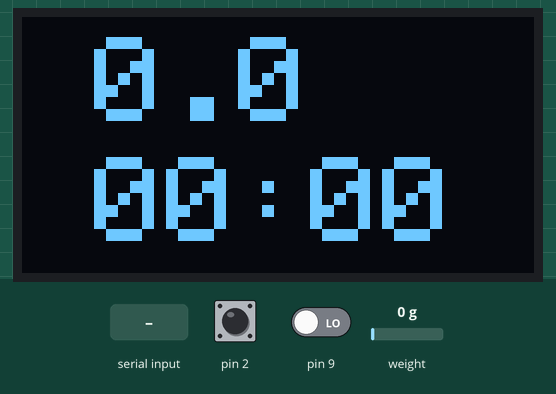
The program below on a simulated Arduino Nano, built with avr-gcc and run on an emulated ATmega328P. On the bench: 128×64 one-colour display. The test bench sets the inputs (shaded band); at power-on: weight on the scale 0 g, pin 2 HIGH, pin 9 LOW. What the program prints to the serial monitor is not drawn.

Above: at 2.2 s.
2.3 s: weight on the scale set to 100 g
At 3.7 s:
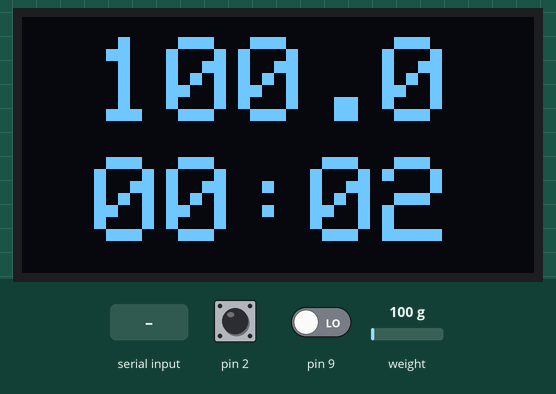
3.8 s: pin 2 pulled LOW for 0.15 s
At 6.1 s:
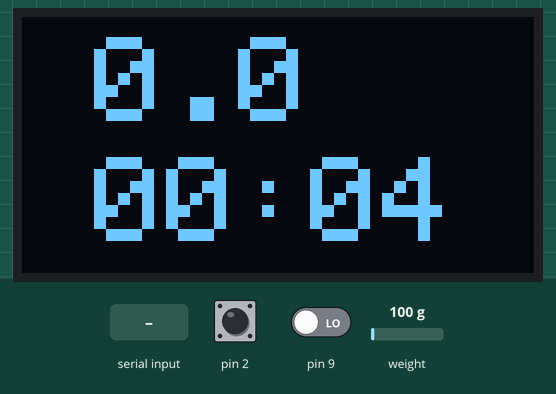
6.5 s: weight on the scale set to 1250 g
At 7.9 s:
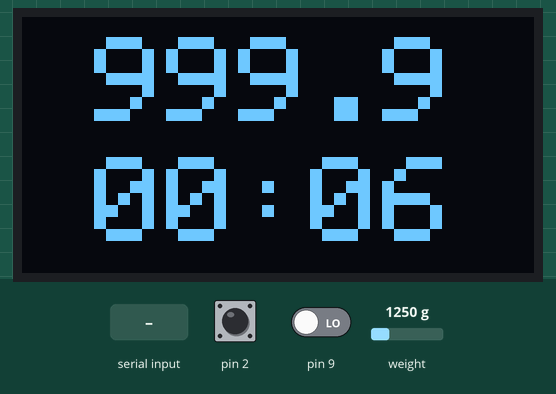
8.1 s: "t" received over Serial
At 11.1 s:
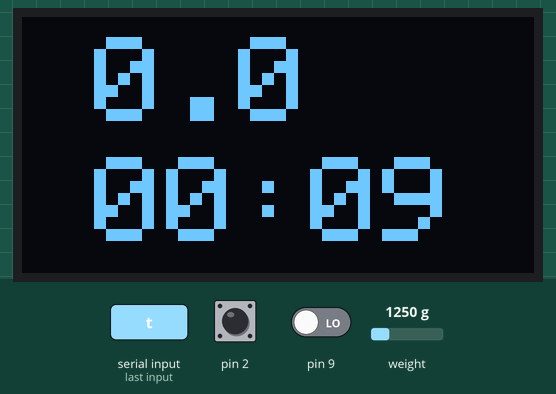
14.7 s: weight on the scale set to 2500 g
At 16.2 s:
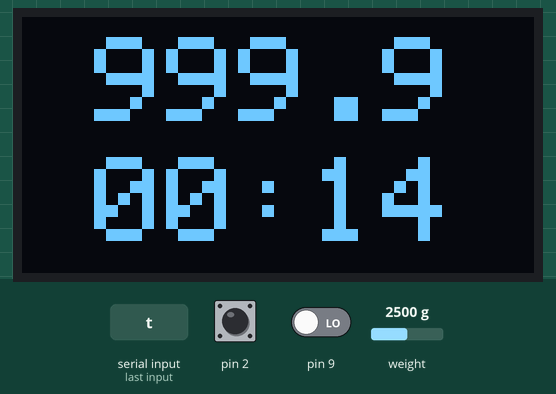
Timing chart, 0 to 17.3 s (numbered marks = the images above; inputs shaded):
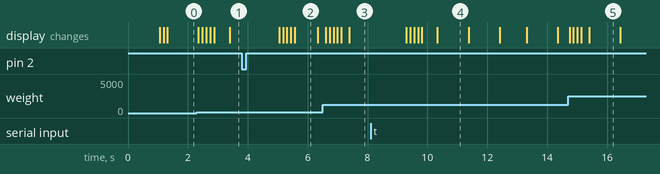

Measured:
- after the input at 6.5 s, the display: first changes after 0.10 s (image 3 shows a later state)
- what the display in image 2 shows lasts 0.7 s, from 5.6 s to 6.3 s
- what the display in image 4 shows lasts 1.1 s, from 10.3 s to 11.4 s

The program:

main.cpp
```cpp
#include <Arduino.h>

/*
 Example using the SparkFun HX711 breakout board with a scale
 By: Nathan Seidle
 SparkFun Electronics
 Date: November 19th, 2014
 License: This code is public domain but you buy me a beer if you use this and we meet someday (Beerware license).

 This is the calibration sketch. Use it to determine the calibration_factor that the main example uses. It also
 outputs the zero_factor useful for projects that have a permanent mass on the scale in between power cycles.

 Setup your scale and start the sketch WITHOUT a weight on the scale
 Once readings are displayed place the weight on the scale
 Press +/- or a/z to adjust the calibration_factor until the output readings match the known weight
 Use this calibration_factor on the example sketch

 This example assumes pounds (lbs). If you prefer kilograms, change the Serial.print(" lbs"); line to kg. The
 calibration factor will be significantly different but it will be linearly related to lbs (1 lbs = 0.453592 kg).

 Your calibration factor may be very positive or very negative. It all depends on the setup of your scale system
 and the direction the sensors deflect from zero state
 This example code uses bogde's excellent library:"https://github.com/bogde/HX711"
 bogde's library is released under a GNU GENERAL PUBLIC LICENSE
 Arduino pin 2 -> HX711 CLK
 3 -> DOUT
 5V -> VCC
 GND -> GND

 Most any pin on the Arduino Uno will be compatible with DOUT/CLK.

 The HX711 board can be powered from 2.7V to 5V so the Arduino 5V power should be fine.

*/

#include "HX711.h"
#include <Adafruit_GFX.h>
#include <Adafruit_SSD1306.h>
#include <limits.h>
#include <deque>
#include "display.h"
// #include "button.h"

#define HX711_DOUT_PIN  6
#define HX711_SCK_PIN  5

#define AVG_FILTER_SIZE 5

HX711 scale;
Scale_SSD1306 ssd1306(SCREEN_WIDTH, SCREEN_HEIGHT, &Wire, -1);

struct button_t{
	bool prev;
	int pin;
};
button_t button_tare{
	HIGH,
	2
};
button_t button_timer{
	HIGH,
	9
};

unsigned long timer_start_millis = ULONG_MAX;

float calibration_factor = 837.00;
std::deque<float> gram_vals_for_avg;

void setup_scale(){
	scale.begin(HX711_DOUT_PIN, HX711_SCK_PIN);
	scale.set_scale();
	scale.tare();
}

void setup() {
	Serial.begin(9600);
	Serial.println("Press + or a to increase calibration factor");
	Serial.println("Press - or z to decrease calibration factor");

	setup_scale();
	ssd1306.setup();
	pinMode(INPUT_PULLUP,button_tare.pin);
	pinMode(INPUT,button_timer.pin);
}

void manual_calibration_serial_input(){
	if(Serial.available()){
		char temp = Serial.read();
		Serial.print("Reading char: ");
		Serial.println(temp);

		if(temp == '+' || temp == 'a')
			calibration_factor += 1;
		else if(temp == '-' || temp == 'z')
			calibration_factor -= 1;
		else if(temp == 't')
		scale.tare();
	}

	scale.set_scale(calibration_factor);
}

float get_avg_filter_value(){
	float sum = 0.0;
	for (int i = 0; i < gram_vals_for_avg.size(); i++){
		sum+=gram_vals_for_avg[i];
	}
	return sum/gram_vals_for_avg.size();
}

void detect_clicks(){
	unsigned long curr_millis = millis();

	bool button_tare_val = digitalRead(button_tare.pin);
	Serial.print("Tare val: ");
	Serial.println(button_tare_val);
	if (button_tare.prev == HIGH && button_tare_val == LOW){
		Serial.println("Taring");
		scale.tare();
		button_tare.prev = false;
	}
	button_tare.prev = button_tare_val;

	bool button_timer_val = digitalRead(button_timer.pin);
	Serial.print("Timer val: ");
	Serial.println(button_timer_val);
	if(button_timer.prev == HIGH && button_timer_val == LOW){
		Serial.println("Zeroing timer");
		timer_start_millis = millis();
		button_timer.prev = false;
	}
	button_timer.prev = button_timer_val;
}

void loop() {
	float grams = scale.get_units();
	Serial.print("Reading: ");
	Serial.print(grams, 3);
	Serial.print(" g"); //Change this to kg and re-adjust the calibration factor if you follow SI units like a sane person
	Serial.print(" calibration_factor: ");
	Serial.print(calibration_factor);
	Serial.println();

	gram_vals_for_avg.push_front(grams);
	if (gram_vals_for_avg.size() > AVG_FILTER_SIZE){
		gram_vals_for_avg.pop_back();
	}

	ssd1306.display_grams(get_avg_filter_value());
	ssd1306.display_time(timer_start_millis);

	detect_clicks();

	manual_calibration_serial_input();
}
```

button.cpp
```cpp

```

display.cpp
```cpp
#include "display.h"

void Scale_SSD1306::setup(){
	if(!this->begin(SSD1306_SWITCHCAPVCC, 0x3C)) {
		Serial.println(F("SSD1306 allocation failed"));
		for(;;);
	}
	this->setRotation(0);
	this->clearDisplay();
	this->setTextSize(3);
	this->setTextColor(WHITE);
}


void Scale_SSD1306::display_time(unsigned long timer_start_millis){
	long millis_to_display;
	if (timer_start_millis == ULONG_MAX){
		millis_to_display = 0;
	}else{
		millis_to_display = millis() - timer_start_millis;
	}
	int seconds_to_display = (millis_to_display/1000)%60;
	int minutes_to_display = (millis_to_display/1000)/60;
	char str_time[7] = {0};
	snprintf(str_time,7," %02d:%02d",minutes_to_display,seconds_to_display);
	this->setCursor(TIME_DISPLAY_X, TIME_DISPLAY_Y);
	this->println(str_time);
}

void Scale_SSD1306::display_grams(float grams_avg){
	char str_grams_tmp[7] = {0};
	char str_grams[7] = {0};
	char minus_or_not;

	if (grams_avg < 0){
		grams_avg*=-1;
		minus_or_not = '-';
	}else{
		minus_or_not = ' ';
	}

	if(grams_avg >= 1000){
		grams_avg = 999.9;
	}

	dtostrf(grams_avg, 3, 1, str_grams_tmp);
	sprintf(str_grams,"%c%s",minus_or_not ,str_grams_tmp);

	this->setCursor(GRAM_DISPLAY_X, GRAM_DISPLAY_Y);
	this->println(str_grams);
	this->display();
	this->clearDisplay();
}
```

display.h
```cpp
#ifndef _DISPLAY_H_
#define _DISPLAY_H_

#include <Adafruit_GFX.h>
#include <Adafruit_SSD1306.h>
#include <limits.h>

#define SCREEN_WIDTH 128
#define SCREEN_HEIGHT 64

#define GRAM_DISPLAY_X 0
#define GRAM_DISPLAY_Y 5
#define TIME_DISPLAY_X 0
#define TIME_DISPLAY_Y 35

class Scale_SSD1306 : public Adafruit_SSD1306{
    public:
        Scale_SSD1306(
            uint8_t w, uint8_t h, TwoWire *twi = &Wire,
            int8_t rst_pin = -1, uint32_t clkDuring = 400000UL,
            uint32_t clkAfter = 100000UL
        ):Adafruit_SSD1306(
            w,h,twi,
            rst_pin,clkDuring,
            clkAfter
        ){};

        void setup();
        void display_time(unsigned long timer_start_millis);
        void display_grams(float grams_avg);

};
#endif
```
